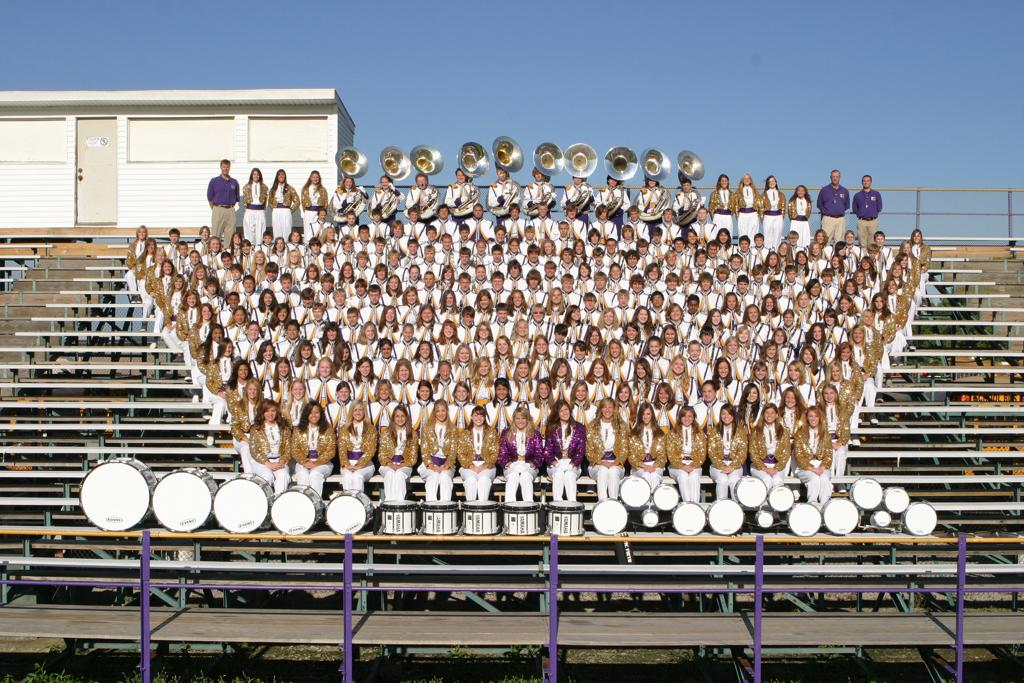
#> input picture src/testing/yolo/plates/teste1.jpg, 1024 x 683 px, found by its file name
$ python red_color.py
#> lines starting #> are read from the running program, lines starting #| are printed output that depends on the picture; after the words box and inside, x2 and y2 are one past the last pixel; in counts of white or black regions, pixels touching at a corner belong together
from PIL import Image

def convertRGB(img: Image.Image) -> Image.Image:
    if img.mode != 'RGB':
        return img.convert('RGB')
    return img

def open_img(img_path) -> Image.Image:
    try:

        img = Image.open(img_path)
#> img is the input picture: PIL image 1024x683 RGB; mean R, G, B 135.5, 133.4, 134.5
        return img
    except FileNotFoundError:
        print("error, FileNotFound")
        return 1

import numpy as np

def apply_red_region(img: Image.Image, x_c: float, y_c: float, w: float, h: float) -> Image.Image:
#> called with x_c = 0.5, y_c = 0.5, w = 0.3, h = 0.2
    w_img, h_img = img.size
#> w_img = 1024; h_img = 683
    arr = np.array(img)

    # Converter YOLO -> coordenadas em pixels
    x_center = int(x_c * w_img)
#> x_center = 512
    y_center = int(y_c * h_img)
#> y_center = 341
    w_box = int(w * w_img)
#> w_box = 307
    h_box = int(h * h_img)
#> h_box = 136

    x1 = max(0, x_center - w_box // 2)
#> x1 = 359
    y1 = max(0, y_center - h_box // 2)
#> y1 = 273
    x2 = min(w_img, x_center + w_box // 2)
#> x2 = 665
    y2 = min(h_img, y_center + h_box // 2)
#> y2 = 409

    # aplicar filtro só dentro da região com slicing
    region = arr[y1:y2, x1:x2, :]
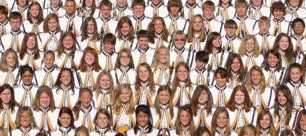
#> region: shape (136, 306, 3); mean R, G, B 168.9, 143.1, 129.9

    region = region.astype(np.float32)
    region[..., 0] = np.clip(region[..., 0] * 1.5, 0, 255)  # aumentar R
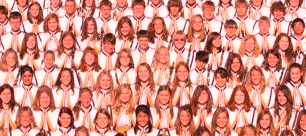
#> region: shape (136, 306, 3) float32; mean R, G, B 216.6, 143.1, 129.9
    region[..., 1] = region[..., 1] * 0.5                   # reduzir G
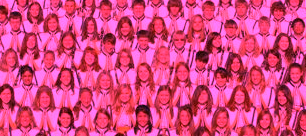
#> region: shape (136, 306, 3) float32; mean R, G, B 216.6, 71.5, 129.9
    region[..., 2] = region[..., 2] * 0.5                   # reduzir B
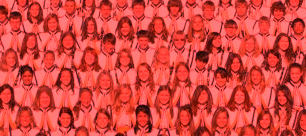
#> region: shape (136, 306, 3) float32; mean R, G, B 216.6, 71.5, 64.9
    arr[y1:y2, x1:x2, :] = region.astype(np.uint8)
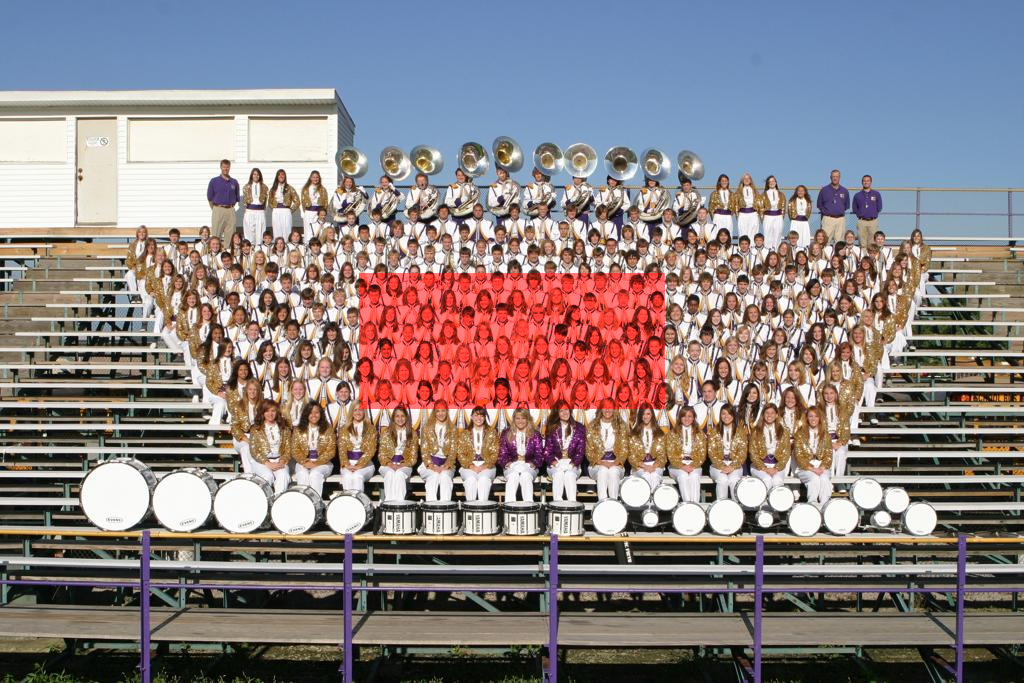
#> arr: shape (683, 1024, 3); 5.95% of pixels changed, all inside (x1, y1, x2, y2) = (359, 273, 665, 409)

    return Image.fromarray(arr)


def red_transform(img_path, save, x_c, y_c, w, h):
    img = open_img(img_path)

    if img == 1:
        return
    img = convertRGB(img)

    # aplicar só na região (convertendo de YOLO -> pixels)
    img = apply_red_region(img, x_c, y_c, w, h)

    img.save(save)
    return img

if __name__ == "__main__":
    # exemplo: bounding box YOLO (x_c, y_c, w, h) normalizados
    red_transform(
        "/home/espala/AnomFace-main/src/testing/yolo/plates/teste1.jpg",
        "/home/espala/AnomFace-main/src/testing/yolo/plates/teste1_red.jpg",
        0.5, 0.5, 0.3, 0.2   # centro no meio da imagem, box 30% largura, 20% altura
    )
